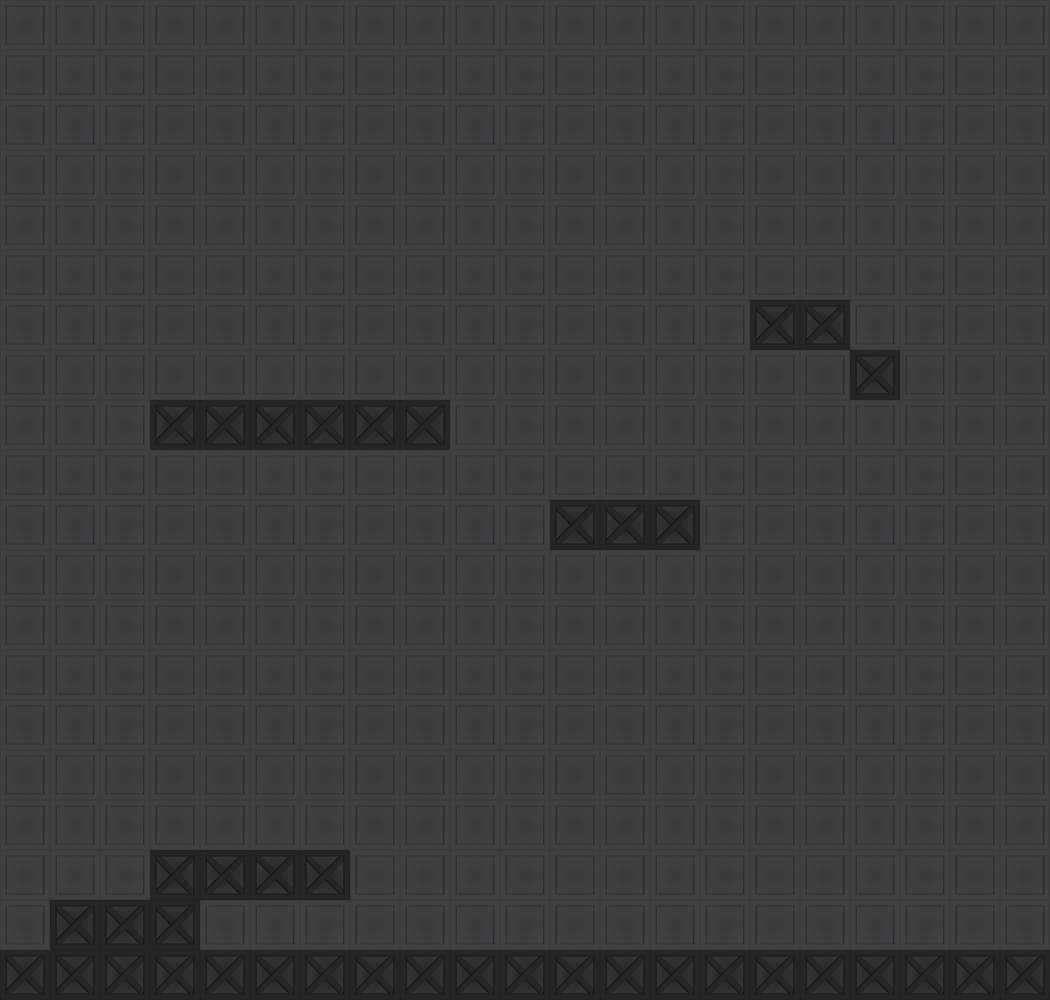

A level layout from a 2D game, rendered from its tile map. Below: a short description, then the map file with tile-grid data replaced by summaries:
An orthogonal 21x20 tile map with 50x50 px tiles, 2 tile layers (Tile Layer 2, Collisiomn).

<map version="1.0" orientation="orthogonal" renderorder="left-down" width="21" height="20" tilewidth="50" tileheight="50">
 <tileset firstgid="1" name="floor" tilewidth="50" tileheight="50">
  <image source="../Images/floor.png" width="300" height="200" />
 </tileset>
 <layer name="Tile Layer 2" width="21" height="20">
  <data>[420 cells, 420 non-empty, 1 distinct tile ids]</data>
 </layer>
 <layer name="Collisiomn" width="21" height="20">
  <properties>
   <property name="col" value="1" />
  </properties>
  <data>[420 cells, 40 non-empty, 1 distinct tile ids]</data>
 </layer>
</map>
